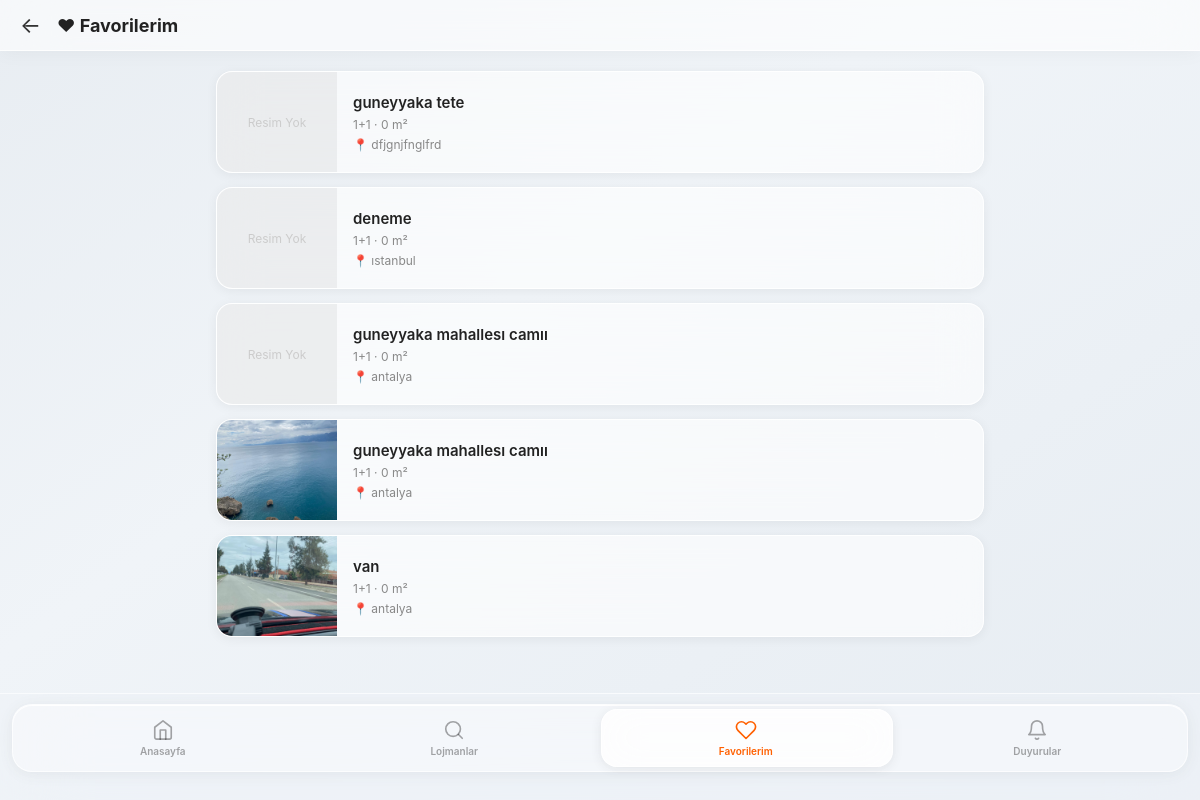
Screenshot of /favoriler/ (signed in) with the database file from the repository.
### ilanlar/models.py (models this page shows, shortened)
class Favori(models.Model):
    kullanici = models.ForeignKey(User, on_delete=models.CASCADE)
    ilan = models.ForeignKey(Ilan, on_delete=models.CASCADE)
    class Meta:
        unique_together = ('kullanici', 'ilan')

class Ilan(models.Model):
    ISITMA_SECENEKLERI = [
        ('dogalgaz', 'Doğalgaz'),
        ('kombi', 'Kombi'),
        ('merkezi', 'Merkezi'),
        ('klima', 'Klima'),
        ('soba', 'Soba'),
    ]
    kullanici = models.ForeignKey(User, on_delete=models.CASCADE, null=True, blank=True)
    baslik = models.CharField(max_length=200)
    aciklama = models.TextField(blank=True)  # kısa özet
    konum = models.CharField(max_length=200)
    oda_sayisi = models.CharField(max_length=10, default='1+1')
    kat = models.IntegerField(default=0)
    metrekare = models.IntegerField(default=0)
    bina_yasi = models.IntegerField(default=0)
    banyo = models.IntegerField(default=1)
    balkon = models.BooleanField(default=False)
    asansor = models.BooleanField(default=False)
    site_icinde = models.BooleanField(default=False)
    site_aidati = models.IntegerField(default=0)
    isitma = models.CharField(max_length=20, choices=ISITMA_SECENEKLERI, default='dogalgaz')
    tarih = models.DateTimeField(auto_now_add=True)
    onaylandi = models.BooleanField(default=False)

class IlanMedya(models.Model):
    MEDYA_TIPLERI = [
        ('resim', 'Resim'),
        ('video', 'Video'),
    ]
    ilan = models.ForeignKey(Ilan, on_delete=models.CASCADE, related_name='medyalar')
    dosya = models.ImageField(upload_to='medya/')
    tip = models.CharField(max_length=10, choices=MEDYA_TIPLERI, default='resim')

### ilanlar/views.py (the view)
# urls.py: path('favoriler/', views.favorilerim, name='favorilerim'),
def favorilerim(request):
    if not request.user.is_authenticated:
        return redirect('giris')
    favoriler = Favori.objects.filter(kullanici=request.user).select_related('ilan')
    return render(request, 'favorilerim.html', {'favoriler': favoriler})

### ilanlar/templates/favorilerim.html (shortened to what this page needs)
<!DOCTYPE html>
<html>
<head>
</head>
<body>
<div class="header">
    <a href="/" class="geri">←</a>
    <div class="baslik">❤ Favorilerim</div>
</div>
<div class="ilan-liste">
    {% if favoriler %}
        {% for fav in favoriler %}
        <a href="/ilan/{{ fav.ilan.id }}/" class="ilan-kart">
            {% with ilk=fav.ilan.medyalar.first %}
            {% if ilk %}<img src="{{ ilk.dosya.url }}" alt="{{ fav.ilan.baslik }}">
            {% else %}<div class="resim-yok">Resim Yok</div>{% endif %}
            {% endwith %}
            <div class="ilan-bilgi">
                <h3>{{ fav.ilan.baslik }}</h3>
                <p>{{ fav.ilan.oda_sayisi }} · {{ fav.ilan.metrekare }} m²</p>
                <p>📍 {{ fav.ilan.konum }}</p>
            </div>
        </a>
        {% endfor %}
    {% else %}
        <div class="bos">
            <p>😕 Henüz favori eklenmedi.</p>
            <a href="/">İlanlara Göz At</a>
        </div>
    {% endif %}
</div>
<div class="bnav-wrap">
  <div class="bnav-inner" id="bnavInner">
    <div class="bnav-slider" id="bnavSlider"></div>
    <a href="/" class="bnav-item" id="bnav-0">
      <svg viewBox="0 0 24 24" fill="none" stroke="currentColor" stroke-width="1.8" stroke-linecap="round" stroke-linejoin="round"><path d="M3 9l9-7 9 7v11a2 2 0 0 1-2 2H5a2 2 0 0 1-2-2z"/><polyline points="9 22 9 12 15 12 15 22"/></svg>
      Anasayfa
    </a>
    <a href="/ilanlar/" class="bnav-item" id="bnav-1">
      <svg viewBox="0 0 24 24" fill="none" stroke="currentColor" stroke-width="1.8" stroke-linecap="round" stroke-linejoin="round"><circle cx="11" cy="11" r="8"/><line x1="21" y1="21" x2="16.65" y2="16.65"/></svg>
      Lojmanlar
    </a>
    <a href="/favoriler/" class="bnav-item active" id="bnav-2">
      <svg viewBox="0 0 24 24" fill="none" stroke="currentColor" stroke-width="1.8" stroke-linecap="round" stroke-linejoin="round"><path d="M20.84 4.61a5.5 5.5 0 0 0-7.78 0L12 5.67l-1.06-1.06a5.5 5.5 0 0 0-7.78 7.78l1.06 1.06L12 21.23l7.78-7.78 1.06-1.06a5.5 5.5 0 0 0 0-7.78z"/></svg>
      Favorilerim
    </a>
    <a href="/duyurular/" class="bnav-item" id="bnav-3">
      <svg viewBox="0 0 24 24" fill="none" stroke="currentColor" stroke-width="1.8" stroke-linecap="round" stroke-linejoin="round"><path d="M18 8A6 6 0 0 0 6 8c0 7-3 9-3 9h18s-3-2-3-9"/><path d="M13.73 21a2 2 0 0 1-3.46 0"/></svg>
      Duyurular
    </a>
  </div>
</div>
</body>
</html>

### ilanlar/templates/favorilerim.html (style rules this page uses)
* { margin: 0; padding: 0; box-sizing: border-box; }
body { font-family: -apple-system, BlinkMacSystemFont, Arial, sans-serif; background: linear-gradient(145deg, #e8edf2 0%, #f0f4f8 40%, #e6ecf2 100%); min-height: 100vh; padding-bottom: 110px; }
.header { background: rgba(255,255,255,0.6); backdrop-filter: blur(30px); border-bottom: 1px solid rgba(255,255,255,0.8); padding: 12px 20px; display: flex; align-items: center; gap: 16px; position: sticky; top: 0; z-index: 100; box-shadow: 0 2px 20px rgba(0,0,0,0.04); }
.geri { font-size: 22px; text-decoration: none; color: #333; }
.baslik { font-size: 18px; font-weight: 700; color: #222; }
.ilan-liste { max-width: 800px; margin: 20px auto; padding: 0 16px; }
.ilan-kart { background: rgba(255,255,255,0.6); backdrop-filter: blur(20px); border: 1px solid rgba(255,255,255,0.85); border-radius: 16px; overflow: hidden; box-shadow: 0 2px 12px rgba(0,0,0,0.06); margin-bottom: 14px; display: flex; gap: 0; text-decoration: none; color: #333; transition: transform 0.2s; }
.ilan-kart img { width: 120px; height: 100px; object-fit: cover; flex-shrink: 0; }
.resim-yok { width: 120px; height: 100px; background: rgba(0,0,0,0.05); display: flex; align-items: center; justify-content: center; color: #ccc; font-size: 12px; flex-shrink: 0; }
.ilan-bilgi { padding: 14px 16px; display: flex; flex-direction: column; justify-content: center; gap: 5px; }
.ilan-bilgi h3 { font-size: 15px; font-weight: 600; color: #222; }
.ilan-bilgi p { font-size: 12px; color: #888; }
.bnav-wrap { position: fixed; bottom: 0; left: 0; right: 0; z-index: 9999; padding: 10px 12px 28px 12px; background: rgba(240,243,247,0.7); backdrop-filter: blur(40px) saturate(200%); -webkit-backdrop-filter: blur(40px) saturate(200%); border-top: 0.5px solid rgba(255,255,255,0.6); }
.bnav-inner { display: flex; background: rgba(255,255,255,0.35); border: 0.5px solid rgba(255,255,255,0.7); border-radius: 20px; padding: 4px; position: relative; box-shadow: 0 2px 16px rgba(0,0,0,0.06), inset 0 1px 0 rgba(255,255,255,0.9); }
.bnav-slider { position: absolute; top: 4px; bottom: 4px; border-radius: 16px; background: rgba(255,255,255,0.75); border: 0.5px solid rgba(255,255,255,0.95); backdrop-filter: blur(20px); transition: left 0.35s cubic-bezier(0.34,1.15,0.64,1), width 0.35s cubic-bezier(0.34,1.15,0.64,1); pointer-events: none; box-shadow: 0 2px 12px rgba(0,0,0,0.08); }
.bnav-item { flex: 1; display: flex; flex-direction: column; align-items: center; justify-content: center; gap: 4px; height: 58px; font-size: 10px; font-weight: 600; cursor: pointer; color: rgba(0,0,0,0.35); position: relative; z-index: 1; border-radius: 16px; transition: color 0.3s; text-decoration: none; user-select: none; }
.bnav-item.active { color: #FF6000; }
.bnav-item svg { width: 22px; height: 22px; }

### rows the page displays
Favori: shows "Resim Yok", ilan.baslik "guneyyaka tete", ilan.oda_sayisi "1+1", ilan.metrekare "0", ilan.konum "dfjgnjfnglfrd"
Favori: shows "Resim Yok", ilan.baslik "deneme", ilan.oda_sayisi "1+1", ilan.metrekare "0", ilan.konum "ıstanbul"
Favori: shows "Resim Yok", ilan.baslik "guneyyaka mahallesı camıı", ilan.oda_sayisi "1+1", ilan.metrekare "0", ilan.konum "antalya"
Favori: ilan.medyalar.first.dosya (picture), ilan.baslik "guneyyaka mahallesı camıı", ilan.oda_sayisi "1+1", ilan.metrekare "0", ilan.konum "antalya"
Favori: ilan.medyalar.first.dosya (picture), ilan.baslik "van", ilan.oda_sayisi "1+1", ilan.metrekare "0", ilan.konum "antalya"
